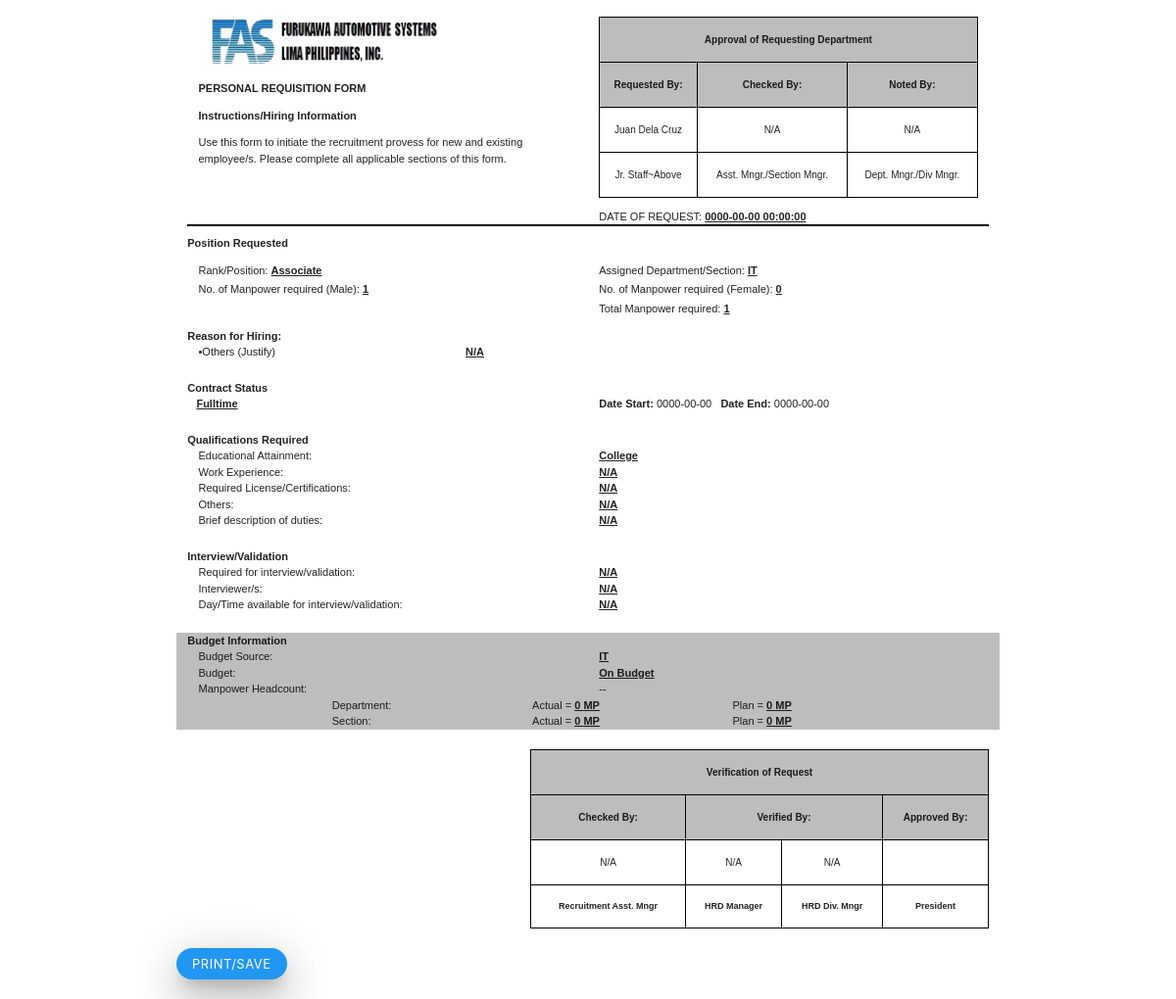
The app's page /Forms/preview_prf.php?id=72, older data.
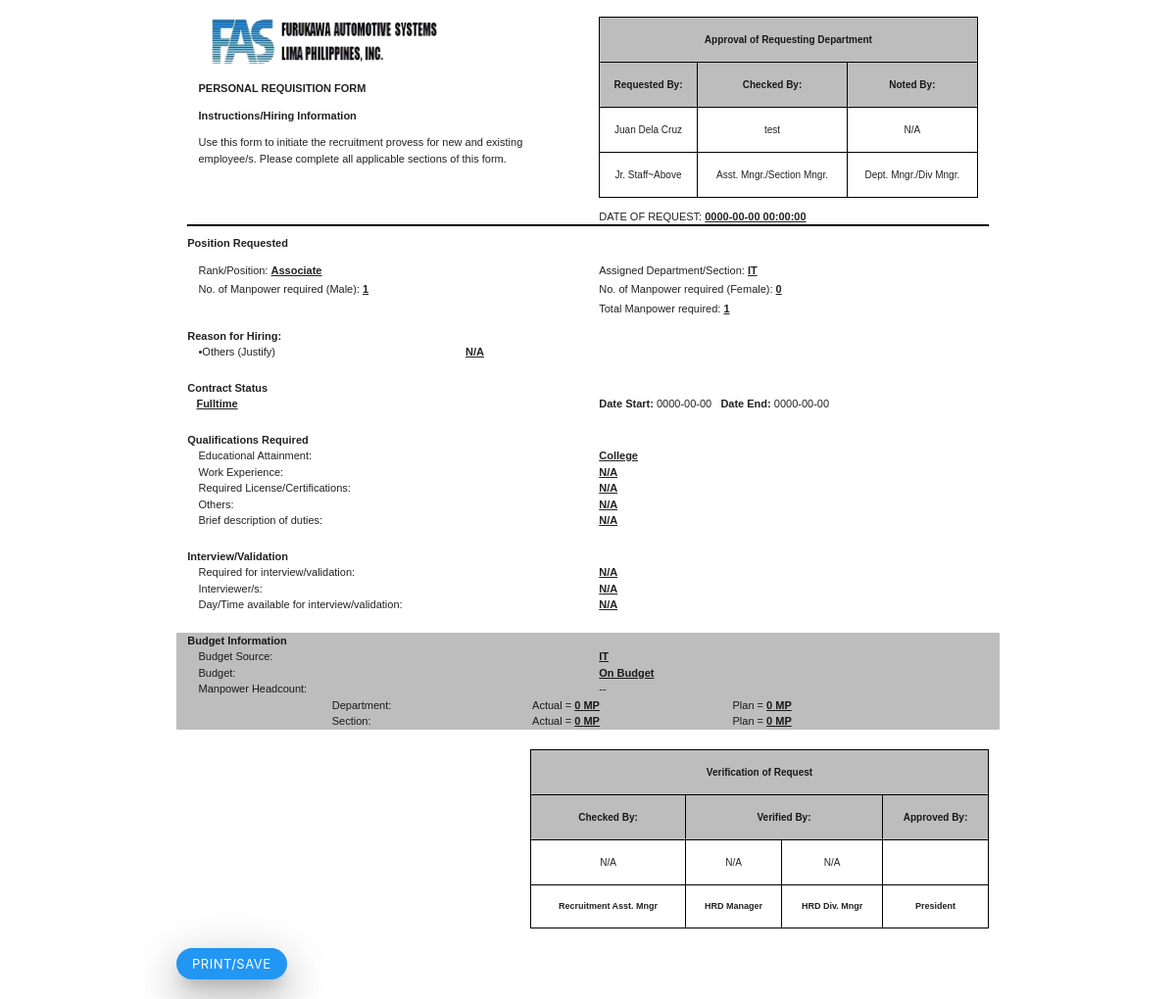
The same page, newer data.
### tables this page shows
CREATE TABLE `tb_request_mp` (
  `id` int(14) NOT NULL,
  `requestor` varchar(500) DEFAULT NULL,
  `requestor_email` varchar(1000) NOT NULL,
  `requesting_position` varchar(200) DEFAULT NULL,
  `assigned_dept` varchar(200) DEFAULT NULL,
  `female_num_mp` int(14) DEFAULT NULL,
  `male_num_mp` int(14) DEFAULT NULL,
  `total_mp` int(14) DEFAULT NULL,
  `contract_status` varchar(500) NOT NULL,
  `date_start` date NOT NULL,
  `date_end` date NOT NULL,
  `education` varchar(1000) NOT NULL,
  `required_license` varchar(1000) NOT NULL,
  `work_exp` varchar(1000) NOT NULL,
  `other_qualification` varchar(1000) NOT NULL,
  `job_duties` varchar(2000) NOT NULL,
  `interview_need` varchar(300) NOT NULL,
  `interviewers` varchar(1000) NOT NULL,
  `availability_for_interview` varchar(1000) NOT NULL,
  `additional_mp` varchar(20) NOT NULL,
  `mp_plan` varchar(20) NOT NULL,
  `reorganization` varchar(20) NOT NULL,
  `promotion` varchar(20) NOT NULL,
  `retirement` varchar(20) NOT NULL,
  `replacement` varchar(20) NOT NULL,
  `replacement_mp_name` varchar(2000) NOT NULL,
  `others` varchar(2000) NOT NULL,
  `budget_source` varchar(200) NOT NULL,
  `budget_status` varchar(200) NOT NULL,
  `actual_mp_dept` int(14) NOT NULL,
  `actual_mp_section` int(14) NOT NULL,
  `plan_mp_dept` int(14) NOT NULL,
  `plan_mp_section` int(14) NOT NULL,
  `approve_check_by` varchar(200) DEFAULT NULL,
  `approve_check_remarks` varchar(100) DEFAULT NULL,
  `approve_noted_by` varchar(200) DEFAULT NULL,
  `approve_noted_remarks` varchar(100) DEFAULT NULL,
  `approval_status` varchar(100) DEFAULT NULL,
  `verify_check_by` varchar(100) DEFAULT NULL,
  `verify_check_remarks` varchar(100) DEFAULT NULL,
  `verify_verifier_manager` varchar(100) DEFAULT NULL,
  `verify_verifier_manager_remarks` varchar(100) DEFAULT NULL,
  `verify_verifier_div_mgr` varchar(100) DEFAULT NULL,
  `verify_verifier_div_mgr_remarks` varchar(100) DEFAULT NULL,
  `president_verify` varchar(200) NOT NULL,
  `president_remarks` varchar(1000) NOT NULL,
  `cancel_remarks` varchar(1000) DEFAULT NULL,
  `step` varchar(2000) NOT NULL,
  `verification_status` varchar(200) NOT NULL,
  `request_date` datetime NOT NULL
);

### Forms/preview_prf.php (the view, shortened to what this page needs)
<?php
    require_once '../php/Database.php';
    $id = $_GET['id'];
    if(empty($id)){
        echo '<script>window.close()</script>';
    }else{
        $query = "SELECT *FROM tb_request_mp WHERE id = '$id'";
        $stmt = $conn->prepare($query);
        $stmt->execute();
        foreach($stmt->fetchALL() as $x){
            $requestor = $x['requestor'];
            $position = $x['requesting_position'];
            $mp_male_required = $x['male_num_mp'];
            $mp_female_required = $x['female_num_mp'];
            $dept_section = $x['assigned_dept'];
            $contract_stat = $x['contract_status'];
            $educ = $x['education'];
            $work_exp = $x['work_exp'];
            $license = $x['required_license'];
            $other_quali = $x['other_qualification'];
            $duty = $x['job_duties'];
            $interview_req = $x['interview_need'];
            $interviewers = $x['interviewers'];
            $availability_interview = $x['availability_for_interview'];
            $request_date = $x['request_date'];
            $budget_source = $x['budget_source'];
            $budget_status = $x['budget_status'];
            $actual_dept = $x['actual_mp_dept'];
            $actual_section = $x['actual_mp_section'];
            $plan_mp_dept = $x['plan_mp_dept'];
            $plan_mp_section = $x['plan_mp_section'];
            $other_reason = $x['others'];
            $checker = $x['approve_check_by'];
            $apprNote = $x['approve_noted_by'];
            $verify_check = $x['verify_check_by'];
            $verify_manager = $x['verify_verifier_manager'];
            $verify_div_mgr = $x['verify_verifier_div_mgr'];
            $president = $x['president_verify'];
        }
    }
?>
<!DOCTYPE html>
<html lang="en">
<head>
    <link rel="stylesheet" href="../node_modules/materialize-css/dist/css/materialize.min.css">
</head>
<body>
    <div class="row container" id="form">
        <br>
        <div class="col s12">
            <div class="col s6">
            <img src="../Img/FAS.png" alt="FAS logo" width="250" height="50">
                <p><b>PERSONAL REQUISITION FORM</b></p>
                <b>Instructions/Hiring Information</b>
                <p>Use this form to initiate the recruitment provess for new and existing employee/s. Please complete all applicable sections of this form.</p>
            </div>
            <div class="col s6">
                <table class="centered" style="border:1.5px solid black;" cellpadding="0" height="">
                    <tr style="border:1.5px solid black;" class="#bdbdbd grey lighten-1">
                        <td colspan="3" style="font-weight:bold;font-size:10px;">Approval of Requesting Department</td>
                    </tr>
                    <tr style="border:1.5px solid black;font-size:12px;" class="#bdbdbd grey lighten-1">
                        <td style="border:1.5px solid black;font-weight:bold;">Requested By:</td>
                        <td style="border:1.5px solid black;font-weight:bold;">Checked By:</td>
                        <td style="border:1.5px solid black;font-weight:bold;">Noted By:</td>
                    </tr>
                    <tr>
                        <td style="border:1.5px solid black;"><?=$requestor;?></td>
                        <td style="border:1.5px solid black;"><?=$checker;?></td>
                        <td style="border:1.5px solid black;"><?=$apprNote;?></td>
                    </tr>
                    <tr style="font-size:10px;">
                        <td style="border:1.5px solid black;">Jr. Staff~Above</td>
                        <td style="border:1.5px solid black;">Asst. Mngr./Section Mngr.</td>
                        <td style="border:1.5px solid black;">Dept. Mngr./Div Mngr.</td>
                    </tr>
                </table>
                <p>DATE OF REQUEST: <u><?=$request_date;?></u></p>
            </div>
        </div>
        <div class="col s12" style="margin-top:-2%;">
            <hr style="border:1px solid black;">
        </div>
        <div class="col s12">
            <b>Position Requested</b>
        </div>
        <div class="col s12">
            <div class="col s6">
                <p>Rank/Position: <u><?=$position;?></u></p>
                <p style="margin-top:-2%;">No. of Manpower required (Male): <u><?=$mp_male_required;?></u></p>
            </div>
            <div class="col s6">
                <p>Assigned Department/Section: <u><?=$dept_section;?></u></p>
                <p style="margin-top:-2%;">No. of Manpower required (Female): <u><?=$mp_female_required;?></u></p>
                <p style="margin-top:-2%;">Total Manpower required: <u><?=$mp_male_required + $mp_female_required;?></u></p>
            </div>
        </div>
        <div class="col s12"><b>Reason for Hiring:</b></div>
        <div class="col s12">
            <div class="row">
            <div class="col s12">
                <div class="col s4">&bullet;Others (Justify)</div>
                <div class="col s8"><u><?=$other_reason;?></u></div>
            </div>
            </div>
        </div>
        <div class="row">
            <div class="col s12"><b>Contract Status</b></div>
            <div class="col s6">
                &nbsp;&nbsp;&nbsp;<u><?=$contract_stat?></u>
            </div>
            <div class="col s6">
                <b>Date Start:</b> 0000-00-00 <b> &nbsp; Date End:</b> 0000-00-00
            </div>
        </div>
        <div class="row">
            <div class="col s12"><b>Qualifications Required</b></div>
        <div class="col s12">
           <div class="col s6">Educational Attainment:</div>
           <div class="col s6"><u><?=$educ;?></u></div>
        </div>
        <div class="col s12">
           <div class="col s6">Work Experience:</div>
           <div class="col s6"><u><?=$work_exp; ?></u></div>
        </div>
        <div class="col s12">
           <div class="col s6">Required License/Certifications:</div>
           <div class="col s6"><u><?=$license;?></u></div>
        </div>
        <div class="col s12">
           <div class="col s6">Others:</div>
           <div class="col s6"><u><?=$other_quali;?></u></div>
        </div>
        <div class="col s12">
           <div class="col s6">Brief description of duties:</div>
           <div class="col s6"><u><?=$duty;?></u></div>
        </div>
    </div>
        <div class="row">
            <div class="col s12"><b>Interview/Validation</b></div>
        <div class="col s12">
           <div class="col s6">Required for interview/validation:</div>
           <div class="col s6"><u><?=$interview_req;?></u></div>
        </div>
        <div class="col s12">
           <div class="col s6">Interviewer/s:</div>
           <div class="col s6"><u><?=$interviewers;?></u></div>
        </div>
        <div class="col s12">
           <div class="col s6">Day/Time available for interview/validation:</div>
           <div class="col s6"><u><?=$availability_interview;?></u></div>
        </div>
        </div>
    <div class="row #bdbdbd grey lighten-1">
        <div class="col s12"><b>Budget Information</b></div>
        <div class="col s12">
           <div class="col s6">Budget Source:</div>
           <div class="col s6"><u><?=$budget_source;?></u></div>
        </div>
        <div class="col s12">
           <div class="col s6">Budget:</div>
           <div class="col s6"><u><?=$budget_status;?></u></div>
        </div>
        <div class="col s12">
           <div class="col s6">Manpower Headcount:</div>
           <div class="col s6">--</div>
        </div>
        <div class="col s12">
            <div class="col s2"></div>
            <div class="col s3">Department:</div>
            <div class="col s3">Actual = <u><?=$actual_dept;?> MP</u></div>
            <div class="col s4">Plan = <u><?=$plan_mp_dept;?> MP</u></div>
        </div>
        <div class="col s12">
            <div class="col s2"></div>
            <div class="col s3">Section:</div>
            <div class="col s3">Actual = <u><?=$actual_section;?> MP</u></div>
            <div class="col s4">Plan = <u><?=$plan_mp_section;?> MP</u></div>
        </div>
    </div>
    <div class="row">
        <div class="co s12">
            <div class="col s5"></div>
            <div class="col s7">
                <table class="centered" style="border:1px solid black;" cellpadding="0" cellspacing="0">
                    <tr class="#bdbdbd grey lighten-1">
                        <td colspan="4" style="border:1px solid black;font-weight:bold;">Verification of Request</td>
                    </tr>
                    <tr class="#bdbdbd grey lighten-1">
                        <td style="border:1px solid black;font-weight:bold;">Checked By:</td>
                        <td colspan="2" style="border:1px solid black;font-weight:bold;">Verified By:</td>
                        <td style="border:1px solid black;font-weight:bold;">Approved By:</td>
                    </tr>
                    <tr>
                        <td style="border:1px solid black;"><?=$verify_check;?></td>
                        <td style="border:1px solid black;"><?=$verify_manager;?></td>
                        <td style="border:1px solid black;"><?=$verify_div_mgr;?></td>
                        <td style="border:1px solid black;"><?=$president;?></td>
                    </tr>
                    <tr>
                        <td style="border:1px solid black;font-weight:bold;font-size:9px;">Recruitment Asst. Mngr</td>
                        <td style="border:1px solid black;font-weight:bold;font-size:9px;">HRD Manager</td>
                        <td style="border:1px solid black;font-weight:bold;font-size:9px;">HRD Div. Mngr</td>
                        <td style="border:1px solid black;font-weight:bold;font-size:9px;">President</td>
                    </tr>
                </table>
            </div>
        </div>
    </div>
    <button class="btn-small blue z-depth-5" id="print_btn" onclick="print_docs()" style="border-radius:30px;">Print/Save</button>
    </div>
</body>
</html>

### Forms/preview_prf.php (style rules this page uses)
body { font-family:arial; font-size:11px; }
td { font-size:10px; }
u { font-weight:bold; }
#form { display: none; }

Row changes from the older to the newer data that the page shows:
changed tb_request_mp "Associate": approve_check_by "N/A" → "test"
